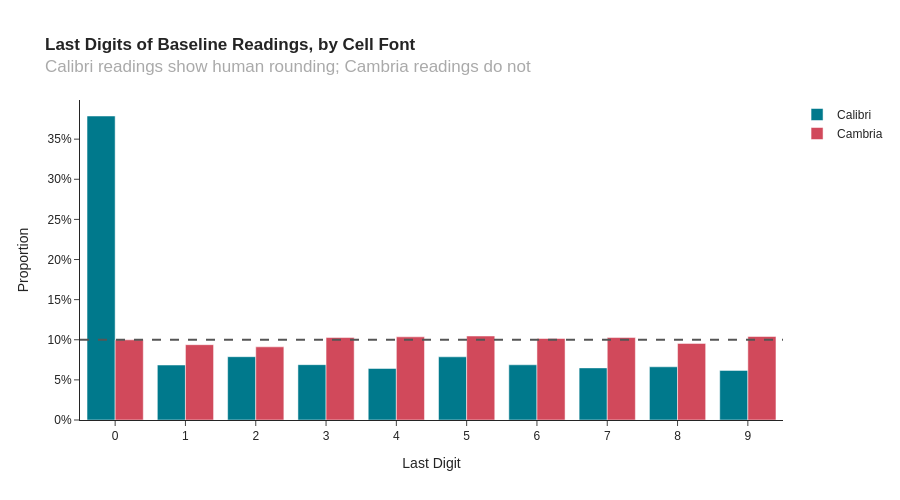

The cell this chart's notebook holds for it:
### Code cell
font_df = pd.concat([
    last_digit_shares(calibri, 'Calibri'),
    last_digit_shares(cambria, 'Cambria'),
])

fig = px.bar(
    font_df,
    x='digit',
    y='proportion',
    color='Group',
    barmode='group',
    color_discrete_map=GROUP_COLORS,
    height=500,
    title='<b>Last Digits of Baseline Readings, by Cell Font</b><br>'
          '<span style="color: #aaa">Calibri readings show human rounding; Cambria readings do not</span>',
    labels={'digit': 'Last Digit'},
)
fig.add_hline(y=0.1, line_dash='dash', line_color='#555555', line_width=2, opacity=1)
fig.update_layout(yaxis_title_text='Proportion', yaxis_tickformat=',.0%', legend_title=None)
fig.update_xaxes(dtick=1)
fig.show()

chi2, p_value = homogeneity_test(calibri, cambria)
print(f'Calibri vs. Cambria last digits: chi-square = {chi2:,.1f} (9 df), {p_text(p_value)}')

### Figure 1 — Plotly figure (JSON) as saved in the notebook; plotly's stock layout.template omitted (floating-point values rounded to 4 significant figures)
{"data": [{"alignmentgroup": "True", "hovertemplate": "Group=Calibri<br>Last Digit=%{x}<br>proportion=%{y}<extra></extra>", "legendgroup": "Calibri", "marker": {"color": "#00798C", "pattern": {"shape": ""}}, "name": "Calibri", "offsetgroup": "Calibri", "orientation": "v", "showlegend": true, "textposition": "auto", "type": "bar", "x": [0, 1, 2, 3, 4, 5, 6, 7, 8, 9], "xaxis": "x", "y": [0.3789, 0.06851, 0.07888, 0.06895, 0.06421, 0.07874, 0.0688, 0.06495, 0.06628, 0.06183], "yaxis": "y"}, {"alignmentgroup": "True", "hovertemplate": "Group=Cambria<br>Last Digit=%{x}<br>proportion=%{y}<extra></extra>", "legendgroup": "Cambria", "marker": {"color": "#D1495B", "pattern": {"shape": ""}}, "name": "Cambria", "offsetgroup": "Cambria", "orientation": "v", "showlegend": true, "textposition": "auto", "type": "bar", "x": [0, 1, 2, 3, 4, 5, 6, 7, 8, 9], "xaxis": "x", "y": [0.09994, 0.09386, 0.09119, 0.1028, 0.1036, 0.1047, 0.1016, 0.1028, 0.09549, 0.1041], "yaxis": "y"}], "layout": {"barmode": "group", "height": 500, "legend": {"title": {}, "tracegroupgap": 0}, "shapes": [{"line": {"color": "#555555", "dash": "dash", "width": 2}, "opacity": 1, "type": "line", "x0": 0, "x1": 1, "xref": "x domain", "y0": 0.1, "y1": 0.1, "yref": "y"}], "title": {"text": "<b>Last Digits of Baseline Readings, by Cell Font</b><br><span style=\"color: #aaa\">Calibri readings show human rounding; Cambria readings do not</span>"}, "xaxis": {"anchor": "y", "domain": [0.0, 1.0], "dtick": 1, "title": {"text": "Last Digit"}}, "yaxis": {"anchor": "x", "domain": [0.0, 1.0], "tickformat": ",.0%", "title": {"text": "Proportion"}}}}
